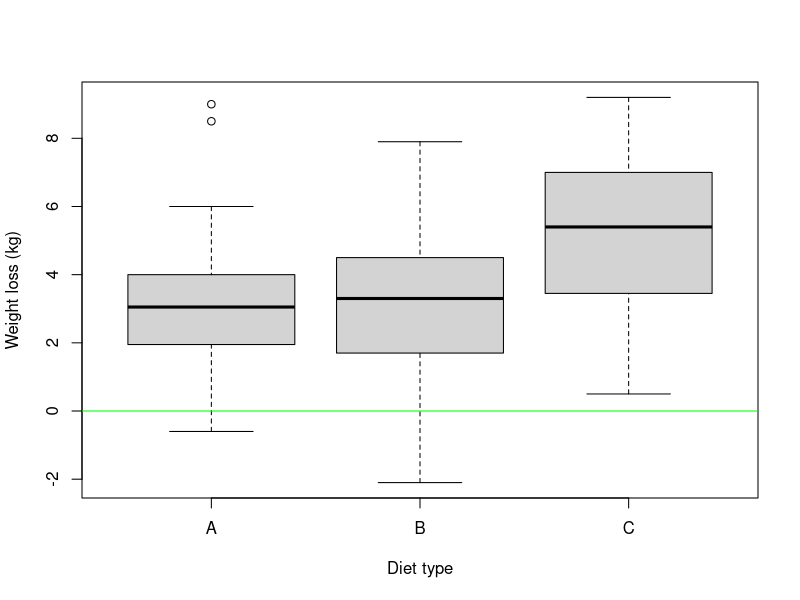
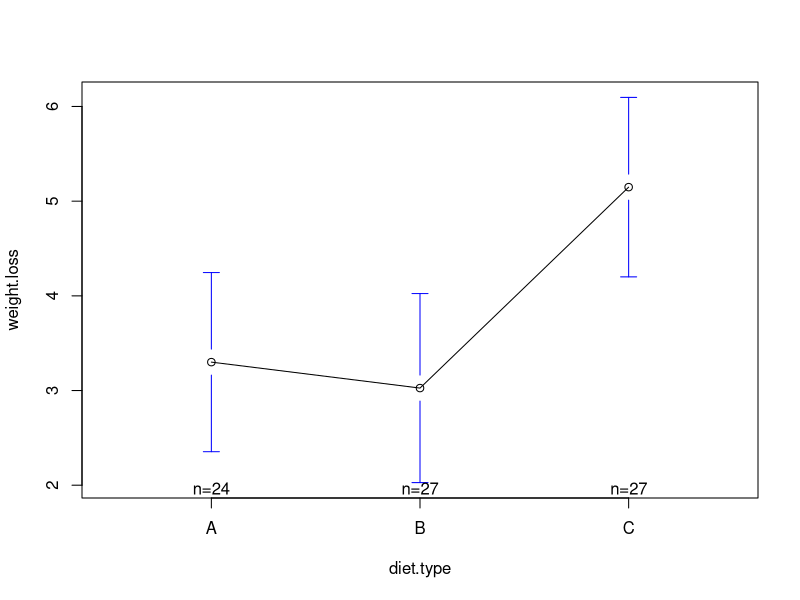
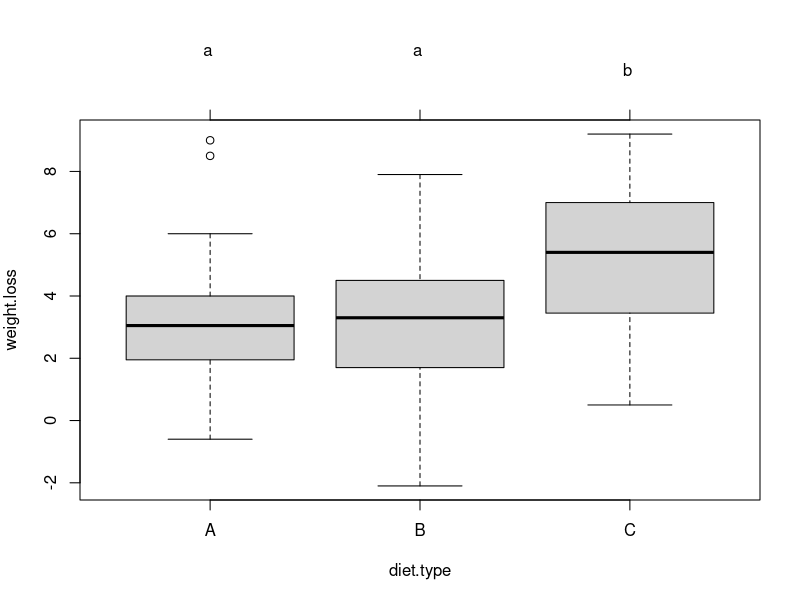
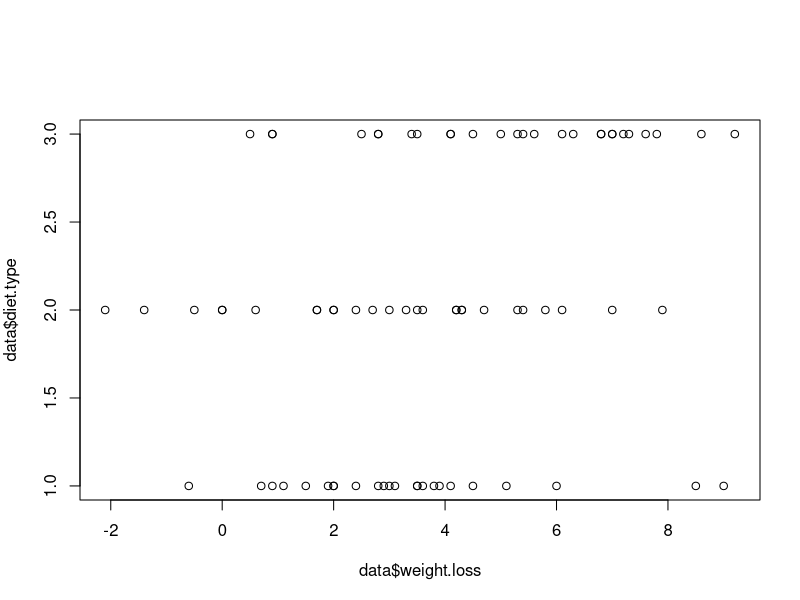
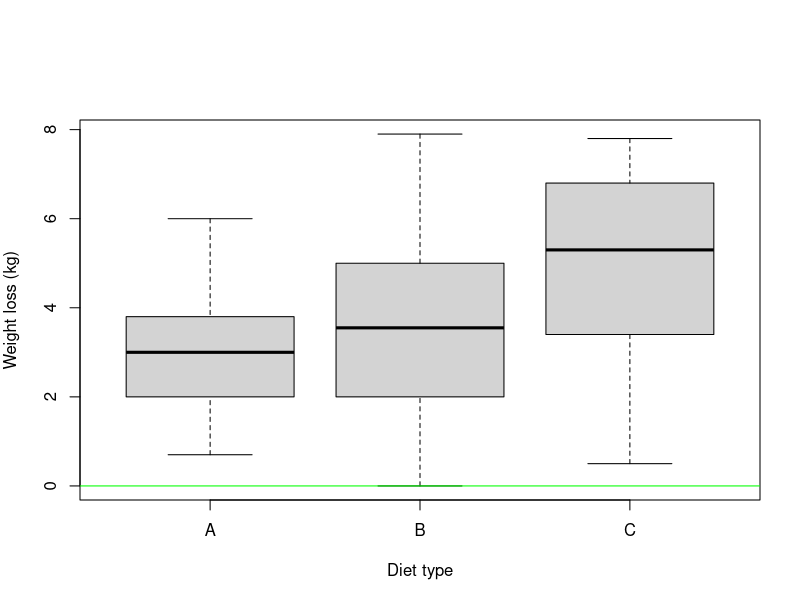
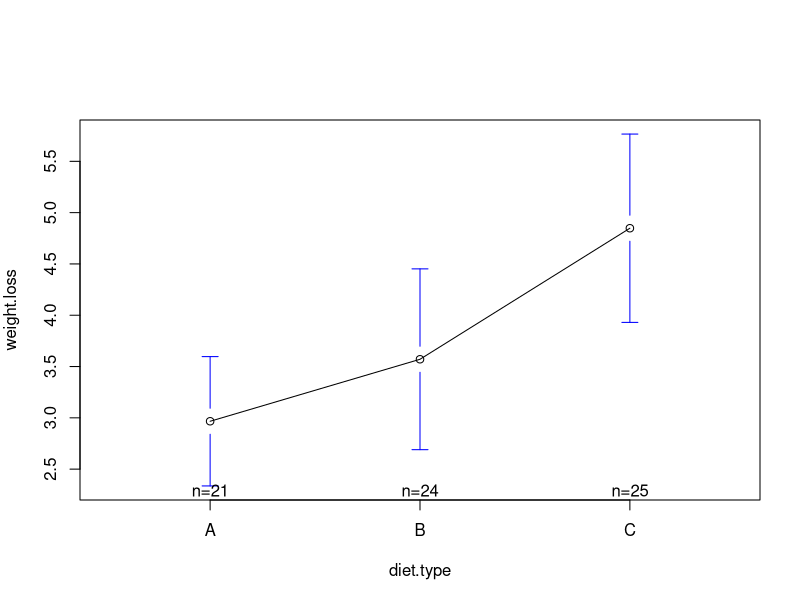
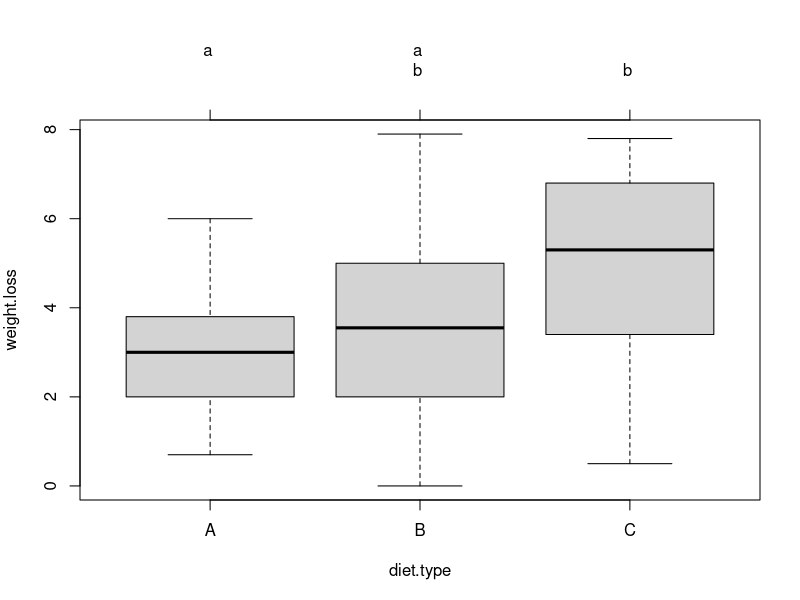
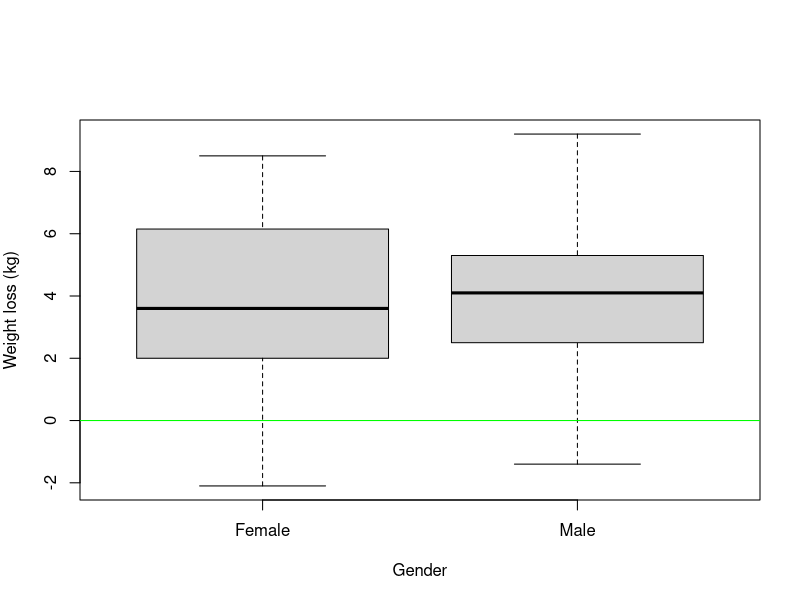

R code for these plots, in order:
## ---- chunk 1
knitr::opts_chunk$set(echo = TRUE)
## ---- chunk 2
data = read.csv("diet.csv",row.names=1)
summary(data)
## ---- chunk 3
colnames(data) <- c("gender", "age", "height", "initial.weight", 
                    "diet.type", "final.weight")
data$diet.type <- factor(c("A", "B", "C")[data$diet.type])
## ---- chunk 4
data$weight.loss = data$initial.weight - data$final.weight
## ---- chunk 5
boxplot(weight.loss~diet.type,data=data,col="light gray",
        ylab = "Weight loss (kg)", xlab = "Diet type")
abline(h=0,col="green")
## ---- chunk 6
table(data$diet.type)
## ---- chunk 7
library(gplots)
plotmeans(weight.loss ~ diet.type, data=data)
aggregate(data$weight.loss, by = list(data$diet.type), FUN=sd)
## ---- chunk 8
fit <- aov(weight.loss ~ diet.type, data=data)
summary(fit)
## ---- chunk 9
TukeyHSD(fit)
## ---- chunk 10
library(multcomp)
par(mar=c(5,4,6,2))
tuk <- glht(fit, linfct=mcp(diet.type="Tukey"))
plot(cld(tuk, level=.05),col="lightgrey")
## ---- chunk 11
plot(data$weight.loss,data$diet.type)
data.noout<-data[data$weight.loss<=8&data$weight.loss>=0,]
## ---- chunk 12
boxplot(weight.loss~diet.type,data=data.noout,col="light gray",
        ylab = "Weight loss (kg)", xlab = "Diet type")
abline(h=0,col="green")
## ---- chunk 13
library(gplots)
plotmeans(weight.loss ~ diet.type, data=data.noout)
aggregate(data$weight.loss, by = list(data$diet.type), FUN=sd)
## ---- chunk 14
fit.noout <- aov(weight.loss ~ diet.type, data=data.noout)
summary(fit.noout)
## ---- chunk 15
TukeyHSD(fit.noout)
## ---- chunk 16
library(multcomp)
par(mar=c(5,4,6,2))
tuk <- glht(fit.noout, linfct=mcp(diet.type="Tukey"))
plot(cld(tuk, level=.05),col="lightgrey")
## ---- chunk 17
data.noout.with_gender<-data[!is.na(data$gender),]
data.noout.with_gender$gender <- factor(c("Female","Male")[as.ordered(data.noout.with_gender$gender)])
## ---- chunk 18
boxplot(weight.loss~gender,data=data.noout.with_gender,col="light gray",
        ylab = "Weight loss (kg)", xlab = "Gender")
abline(h=0,col="green")
## ---- chunk 19
plotmeans(weight.loss ~ gender, data.noout.with_gender)
aggregate(data.noout.with_gender$weight.loss, by = list(data.noout.with_gender$gender), FUN=sd)
## ---- chunk 20
fit.noout <- aov(weight.loss ~ gender, data.noout.with_gender)
summary(fit.noout)
## ---- chunk 21
TukeyHSD(fit.noout)
## ---- chunk 22
library(multcomp)
par(mar=c(5,4,6,2))
tuk <- glht(fit.noout, linfct=mcp(gender="Tukey"))
plot(cld(tuk, level=.05),col="lightgrey")
